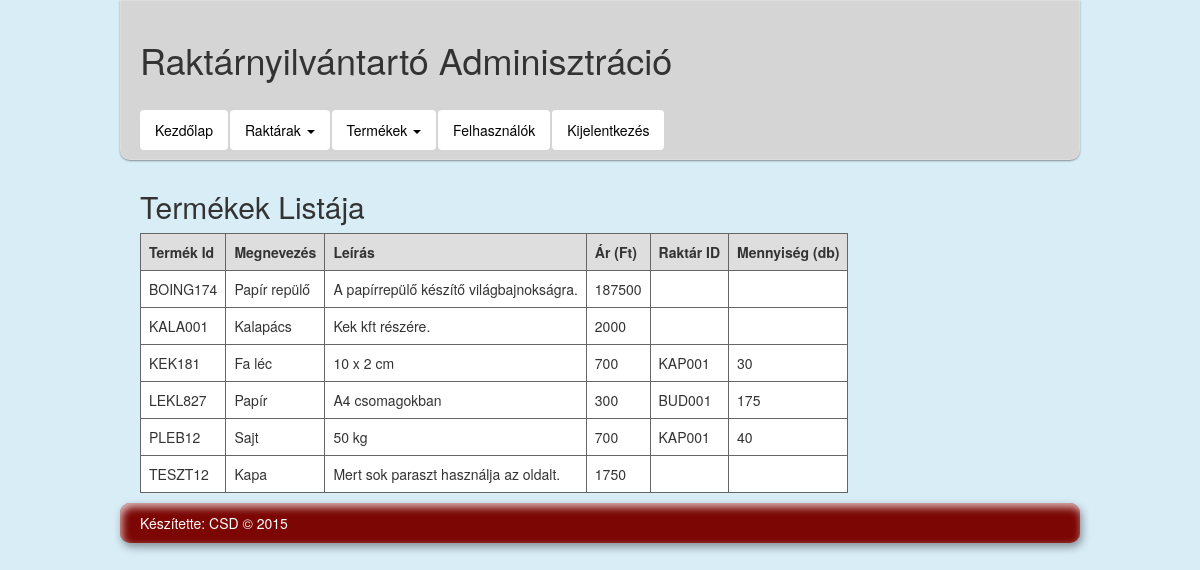
/admin?q=products (signed in), run on the app's committed database.
### tables this page shows
CREATE TABLE IF NOT EXISTS `products` (
  `id` varchar(10) NOT NULL,
  `name` varchar(50) NOT NULL,
  `description` text NOT NULL,
  `price` int(11) NOT NULL
);

CREATE TABLE IF NOT EXISTS `items` (
`id` int(11) NOT NULL,
  `store_id` varchar(8) NOT NULL,
  `product_id` varchar(10) NOT NULL,
  `amount` int(11) NOT NULL
);

### admin/controllers/products/productsPage.php (called while the page is built, shortened)
<?php
$query = "SELECT products.*, items.store_id, items.amount FROM `products` left join items on items.product_id = products.id";
$products = $db->query($query);

### admin/views/products/productsPage.php (the view, shortened to what this page needs)
<?php include($_SERVER['DOCUMENT_ROOT'] . '/RaktarNyilvantarto/admin/views/includes/header.php'); ?>
<div id="content">
<?php if ($_SESSION['rights'] == 1 || $_SESSION['rights'] == 2 || $_SESSION['rights'] == 3) : ?>
    <h2>Termékek Listája</h2>
    <table>
        <?php
        echo '<th>Termék Id</th><th>Megnevezés</th><th>Leírás<th>Ár (Ft)</th><th>Raktár ID</th><th>Mennyiség (db)</th>';
        foreach ($products as $item) {
            echo '<tr>';
            echo '<td class="sid">' . $item['id'] . '</td>';
            echo '<td class="sname">' . $item['name'] . '</td>';
            echo '<td class="sdescription">' . $item['description'] . '</td>';
            echo '<td class="sprice">' . $item['price'] . '</td>';
            echo '<td class="sstore_id">' . $item['store_id'] . '</td>';
            echo '<td class="samount">' . $item['amount'] . '</d>';
            echo '</tr>';
        }
        ?>
    </table>
    <?php else : ?>
    <b>Nincs jogosultsága az oldal megtekintéséhez!<br>
    A felhasználó aktiválásához lépjen kapcsolatban egy adminisztártorral!</b>
    <?php endif; ?>
</div>
<?php
include($_SERVER['DOCUMENT_ROOT'] . '/raktarnyilvantarto/admin/views/includes/footer.php');

### views/css/base.css (style rules this page uses)
body { margin: 0; background-color: #d9edf7; }
#content { padding: 10px 20px; max-width: 960px; margin: 0 auto; }

### admin/views/products/productsPage.php (style rules this page uses)
th { border-width: 1px; padding: 8px; border-style: solid; border-color: #666666; background-color: #dedede; }
td { border-width: 1px; padding: 8px; border-style: solid; border-color: #666666; background-color: #ffffff; }

### data on the page
products: id "BOING174", name "Papír repülő", description "A papírrepülő készítő világbajnokságra.", price "187500"
products: id "KALA001", name "Kalapács", description "Kek kft részére.", price "2000"
items: product "KEK181", product.name "Fa léc", product.description "10 x 2 cm", product.price "700", store "KAP001", amount "30"
items: product "LEKL827", product.name "Papír", product.description "A4 csomagokban", product.price "300", store "BUD001", amount "175"
items: product "PLEB12", product.name "Sajt", product.description "50 kg", product.price "700", store "KAP001", amount "40"
products: id "TESZT12", name "Kapa", description "Mert sok paraszt használja az oldalt.", price "1750"
